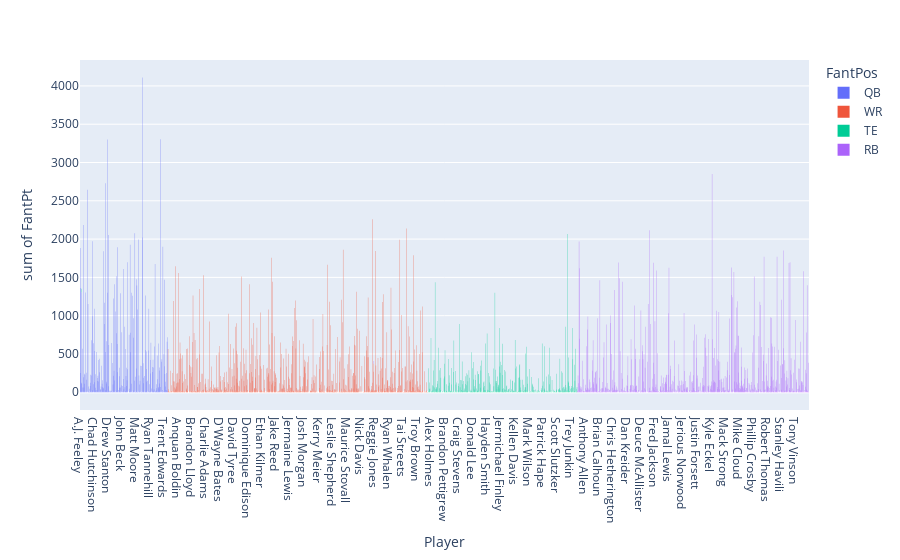

The notebook cell saved with this chart:
### Code cell
px.histogram(df_player,x='Player',y='FantPt',color='FantPos')

### Figure 1 — Plotly figure (JSON) as saved in the notebook; plotly's stock layout.template omitted (floating-point values rounded to 4 significant figures; data arrays with more than 128 entries replaced by an {"elided": "..."} marker saying what was removed)
{"data": [{"alignmentgroup": "True", "bingroup": "x", "histfunc": "sum", "hovertemplate": "FantPos=QB<br>Player=%{x}<br>sum of FantPt=%{y}<extra></extra>", "legendgroup": "QB", "marker": {"color": "#636efa", "pattern": {"shape": ""}}, "name": "QB", "offsetgroup": "QB", "orientation": "v", "showlegend": true, "type": "histogram", "x": {"elided": "257 str values"}, "xaxis": "x", "y": {"elided": "257 int values"}, "yaxis": "y"}, {"alignmentgroup": "True", "bingroup": "x", "histfunc": "sum", "hovertemplate": "FantPos=WR<br>Player=%{x}<br>sum of FantPt=%{y}<extra></extra>", "legendgroup": "WR", "marker": {"color": "#EF553B", "pattern": {"shape": ""}}, "name": "WR", "offsetgroup": "WR", "orientation": "v", "showlegend": true, "type": "histogram", "x": {"elided": "763 str values"}, "xaxis": "x", "y": {"elided": "763 int values"}, "yaxis": "y"}, {"alignmentgroup": "True", "bingroup": "x", "histfunc": "sum", "hovertemplate": "FantPos=TE<br>Player=%{x}<br>sum of FantPt=%{y}<extra></extra>", "legendgroup": "TE", "marker": {"color": "#00cc96", "pattern": {"shape": ""}}, "name": "TE", "offsetgroup": "TE", "orientation": "v", "showlegend": true, "type": "histogram", "x": {"elided": "440 str values"}, "xaxis": "x", "y": {"elided": "440 int values"}, "yaxis": "y"}, {"alignmentgroup": "True", "bingroup": "x", "histfunc": "sum", "hovertemplate": "FantPos=RB<br>Player=%{x}<br>sum of FantPt=%{y}<extra></extra>", "legendgroup": "RB", "marker": {"color": "#ab63fa", "pattern": {"shape": ""}}, "name": "RB", "offsetgroup": "RB", "orientation": "v", "showlegend": true, "type": "histogram", "x": {"elided": "681 str values"}, "xaxis": "x", "y": {"elided": "681 int values"}, "yaxis": "y"}], "layout": {"barmode": "relative", "legend": {"title": {"text": "FantPos"}, "tracegroupgap": 0}, "margin": {"t": 60}, "xaxis": {"anchor": "y", "domain": [0, 1], "title": {"text": "Player"}}, "yaxis": {"anchor": "x", "domain": [0, 1], "title": {"text": "sum of FantPt"}}}}
